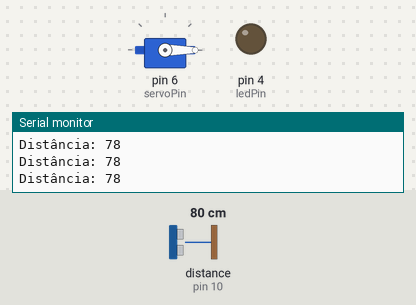
A sketch run on a simulated Arduino Uno, built with avr-gcc and run on an emulated ATmega328P. On the bench: servo, output pins drawn as LEDs (lit = HIGH), the last lines printed to the serial monitor. Wiring (inferred from the names in the program): ultrasonic range finder: trigger pin 9; echo pin 10. Dashed ring = blinking. The test bench sets the inputs (shaded band); at power-on: distance to the obstacle (sensor on pin 10) 80 cm. The echo pulse lasts 58.3 µs per cm; pins used as bus, display or sensor lines are not drawn.

Above: at 1.2 s.
1.3 s: distance to the obstacle (sensor on pin 10) set to 34 cm
2.8 s: distance to the obstacle (sensor on pin 10) set to 26 cm
At 3.5 s:
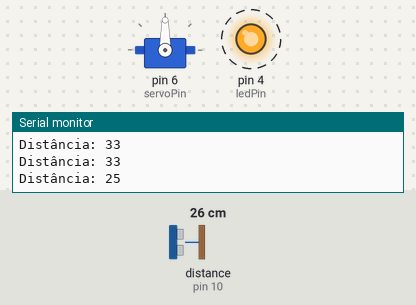
5.8 s: distance to the obstacle (sensor on pin 10) set to 60 cm
At 7.2 s:
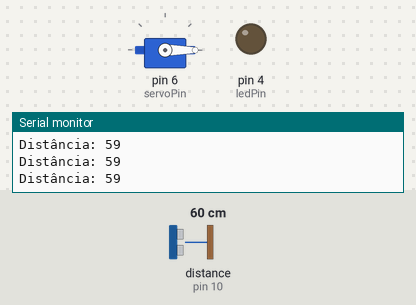
7.5 s: distance to the obstacle (sensor on pin 10) set to 2 cm
At 8.3 s:
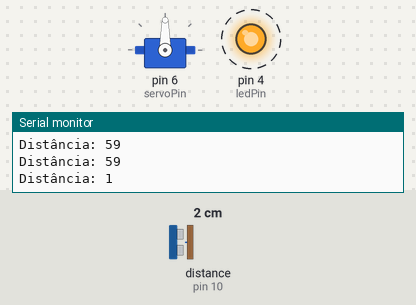
Timing chart, 0 to 11.5 s (numbered marks = the images above; inputs shaded):
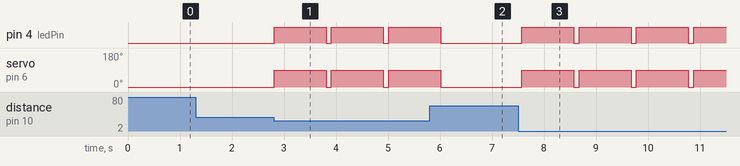

The sketch:

ATV_-_12_rob__inteligente.ino
```cpp
#include <Servo.h>

const int trigPin = 9;
const int echoPin = 10;
const int ledPin = 4;
const int servoPin = 6;

Servo meuServo;

void setup() {
    pinMode(trigPin, OUTPUT);
    pinMode(echoPin, INPUT);
    pinMode(ledPin, OUTPUT);

    meuServo.attach(servoPin);
    meuServo.write(0);
    Serial.begin(9600);
}

void loop() {
    long duration, distance;


    digitalWrite(trigPin, LOW);
    delayMicroseconds(2);
    digitalWrite(trigPin, HIGH);
    delayMicroseconds(10);
    digitalWrite(trigPin, LOW);

    duration = pulseIn(echoPin, HIGH);
    distance = (duration * 0.034) / 2;

    Serial.print("Distância: ");
    Serial.println(distance);

    if (distance < 30) {
        digitalWrite(ledPin, HIGH);
        meuServo.write(90);
        delay(1000);
        meuServo.write(0);
        digitalWrite(ledPin, LOW);
    }

    delay(100);
}
```

Measured:
- the behaviour switches between 31 and 30 cm on distance to the obstacle (sensor on pin 10) (found by bisection; images 0 and 1)
- after the input at 2.8 s, pin 4 (ledPin): alternates HIGH for 1.0 s and LOW for 0.10 s, starting at once; servo on pin 6 (servoPin): alternates 90° for 1.0 s and 0° for 0.10 s, starting at once
- after the input at 5.8 s, pin 4 (ledPin): goes on until 6.0 s, then stays LOW; servo on pin 6 (servoPin): goes on until 6.0 s, then stays 0°
- after the input at 7.5 s, pin 4 (ledPin): alternates HIGH for 1.0 s and LOW for 0.10 s, starting after 0.08 s; servo on pin 6 (servoPin): alternates 90° for 1.0 s and 0° for 0.10 s, starting after 0.08 s
